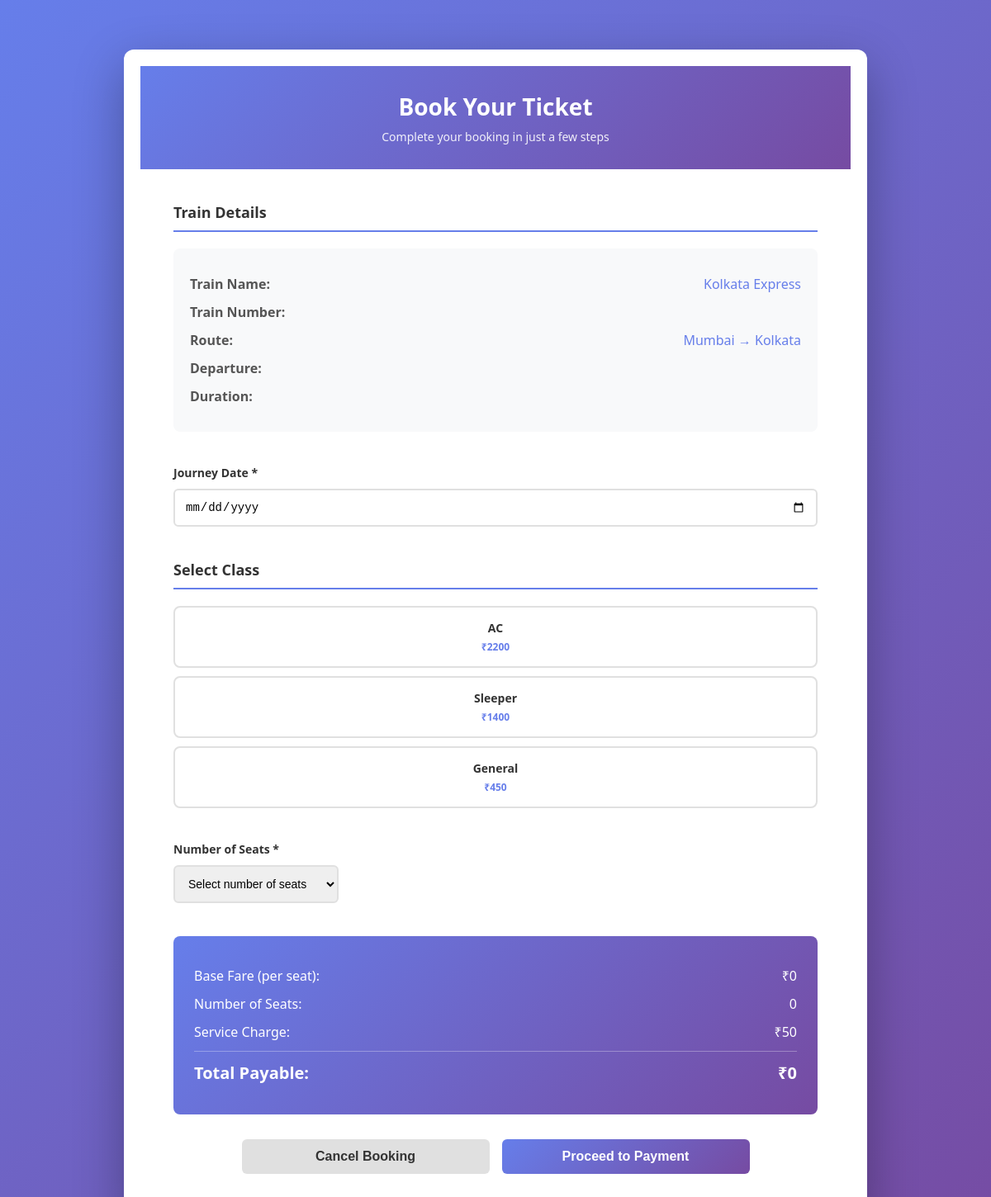
Page /book/4 (signed in) on the committed database.
### models.py (models this page shows)
class Train(db.Model):
    __tablename__ = "trains"
    id = db.Column(db.Integer, primary_key=True)
    train_no = db.Column(db.String(20), unique=True, nullable=False)
    name = db.Column(db.String(150), nullable=False)
    source = db.Column(db.String(100), nullable=False)
    destination = db.Column(db.String(100), nullable=False)
    route = db.Column(db.Text)  # JSON or CSV of stops+times
    total_seats = db.Column(db.Integer, default=0)
    classes_json = db.Column(db.JSON)
    fare_json = db.Column(db.JSON)
    schedule_json = db.Column(db.JSON)
    created_at = db.Column(db.DateTime, default=datetime.utcnow)

### app.py (the view, shortened to what this page needs)
@app.route('/book/<int:train_id>', methods=['GET', 'POST'])
@login_required
def book_ticket(train_id):
	t = Train.query.get_or_404(train_id)
	return render_template('book.html', train=t)

### app.py (called while the page is built)
@login_manager.user_loader
def load_user(user_id):
	return User.query.get(int(user_id))

### templates/book.html (shortened to what this page needs)
<!DOCTYPE html>
<html lang="en">
<head>
    <link rel="stylesheet" href="/style.css">
</head>
<body>
    <div class="container">
        <div class="header">
            <h1>Book Your Ticket</h1>
            <p>Complete your booking in just a few steps</p>
        </div>
        <div class="content">
            <div class="section">
                <div class="section-title">Train Details</div>
                <div class="train-details">
                    <div class="detail-row">
                        <span class="detail-label">Train Name:</span>
                        <span class="detail-value">{{ train.name }}</span>
                    </div>
                    <div class="detail-row">
                        <span class="detail-label">Train Number:</span>
                    </div>
                    <div class="detail-row">
                        <span class="detail-label">Route:</span>
                        <span class="detail-value">{{ train.source }} → {{ train.destination }}</span>
                    </div>
                    <div class="detail-row">
                        <span class="detail-label">Departure:</span>
                    </div>
                    <div class="detail-row">
                        <span class="detail-label">Duration:</span>
                    </div>
                </div>
            </div>
            <form method="POST" id="bookingForm">
                <div class="section">
                    <div class="form-group">
                        <label for="journey_date">Journey Date *</label>
                        <input type="date" id="journey_date" name="journey_date" required>
                    </div>
                </div>
                <div class="section">
                    <div class="section-title">Select Class</div>
                    <div id="classContainer"></div>
                </div>
                <div class="section">
                    <div class="form-group seat-count">
                        <label for="seats">Number of Seats *</label>
                        <select id="seats" name="seats" required>
                            <option value="">Select number of seats</option>
                        </select>
                    </div>
                </div>
                <div class="price-summary">
                    <div class="summary-row">
                        <span>Base Fare (per seat):</span>
                        <span id="baseFare">₹0</span>
                    </div>
                    <div class="summary-row">
                        <span>Number of Seats:</span>
                        <span id="seatCount">0</span>
                    </div>
                    <div class="summary-row">
                        <span>Service Charge:</span>
                        <span id="serviceCharge">₹50</span>
                    </div>
                    <div class="summary-row total">
                        <span>Total Payable:</span>
                        <span id="totalPrice">₹0</span>
                    </div>
                </div>
                <div class="buttons">
                    <button type="button" class="btn-cancel" onclick="history.back()">Cancel Booking</button>
                    <button type="submit" class="btn-proceed">Proceed to Payment</button>
                </div>
            </form>
        </div>
    </div>
</body>
</html>

### static/style.css (style rules this page uses)
:root { --primary:#667eea; --accent:#764ba2; --muted:#6b7280; --bg:#f5f7fb; --card:#ffffff; }
* { box-sizing:border-box }
body { font-family:Inter, ui-sans-serif, system-ui, -apple-system, 'Segoe UI', Roboto, 'Helvetica Neue', Arial; background:var(--bg); color:#0f172a; margin:0 }
.container { max-width:1200px;margin:28px auto;padding:20px }
h1,h2,h3 { margin:0 0 10px 0 }

### templates/book.html (style rules this page uses)
* { margin: 0; padding: 0; box-sizing: border-box; }
body { font-family: 'Segoe UI', Tahoma, Geneva, Verdana, sans-serif; background: linear-gradient(135deg, #667eea 0%, #764ba2 100%); min-height: 100vh; padding: 20px; }
.container { max-width: 900px; margin: 40px auto; background: white; border-radius: 12px; box-shadow: 0 20px 60px rgba(0, 0, 0, 0.3); overflow: hidden; }
.header { background: linear-gradient(135deg, #667eea 0%, #764ba2 100%); color: white; padding: 30px; text-align: center; }
.header h1 { font-size: 28px; margin-bottom: 8px; }
.header p { font-size: 14px; opacity: 0.9; }
.content { padding: 40px; }
.section { margin-bottom: 40px; }
.section-title { font-size: 18px; font-weight: 600; color: #333; margin-bottom: 20px; border-bottom: 2px solid #667eea; padding-bottom: 10px; }
.train-details { background: #f8f9fa; padding: 20px; border-radius: 8px; margin-bottom: 20px; }
.detail-row { display: flex; justify-content: space-between; margin: 12px 0; }
.detail-label { font-weight: 600; color: #555; }
.detail-value { color: #667eea; font-weight: 500; }
.form-group { margin-bottom: 25px; }
label { display: block; font-weight: 600; color: #333; margin-bottom: 10px; font-size: 14px; }
input[type="date"], select { width: 100%; padding: 12px; border: 2px solid #e0e0e0; border-radius: 6px; font-size: 14px; transition: border-color 0.3s; }
.seat-count { max-width: 200px; }
.price-summary { background: linear-gradient(135deg, #667eea 0%, #764ba2 100%); color: white; padding: 25px; border-radius: 8px; margin: 30px 0; }
.summary-row { display: flex; justify-content: space-between; margin: 12px 0; font-size: 16px; }
.summary-row.total { border-top: 1px solid rgba(255, 255, 255, 0.3); padding-top: 12px; margin-top: 12px; font-size: 20px; font-weight: 600; }
.buttons { display: flex; gap: 15px; justify-content: center; margin-top: 30px; }
button { padding: 12px 30px; font-size: 16px; border: none; border-radius: 6px; cursor: pointer; font-weight: 600; transition: all 0.3s; }
.btn-proceed { background: linear-gradient(135deg, #667eea 0%, #764ba2 100%); color: white; flex: 1; max-width: 300px; }
.btn-cancel { background: #e0e0e0; color: #333; flex: 1; max-width: 300px; }

### rows in the picture
Train: name "Kolkata Express", source "Mumbai", destination "Kolkata"
